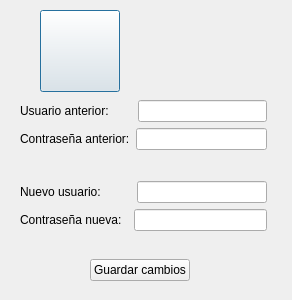
<?xml version="1.0" encoding="UTF-8"?>
<ui version="4.0">
 <class>cambiarDatos</class>
 <widget class="QDialog" name="cambiarDatos">
  <property name="geometry">
   <rect>
    <x>0</x>
    <y>0</y>
    <width>292</width>
    <height>300</height>
   </rect>
  </property>
  <property name="windowTitle">
   <string>Dialog</string>
  </property>
  <widget class="QWidget" name="layoutWidget">
   <property name="geometry">
    <rect>
     <x>40</x>
     <y>10</y>
     <width>209</width>
     <height>82</height>
    </rect>
   </property>
   <layout class="QHBoxLayout" name="horizontalLayout">
    <item>
     <widget class="QPushButton" name="pushButton">
      <property name="enabled">
       <bool>true</bool>
      </property>
      <property name="minimumSize">
       <size>
        <width>80</width>
        <height>80</height>
       </size>
      </property>
      <property name="maximumSize">
       <size>
        <width>150</width>
        <height>150</height>
       </size>
      </property>
      <property name="text">
       <string/>
      </property>
      <property name="icon">
       <iconset resource="iconos.qrc">
        <normaloff>:/new/prefix1/user.png</normaloff>:/new/prefix1/user.png</iconset>
      </property>
      <property name="iconSize">
       <size>
        <width>60</width>
        <height>60</height>
       </size>
      </property>
     </widget>
    </item>
    <item>
     <spacer name="horizontalSpacer_3">
      <property name="orientation">
       <enum>Qt::Horizontal</enum>
      </property>
      <property name="sizeHint" stdset="0">
       <size>
        <width>40</width>
        <height>20</height>
       </size>
      </property>
     </spacer>
    </item>
    <item>
     <layout class="QVBoxLayout" name="verticalLayout">
      <item>
       <spacer name="verticalSpacer_3">
        <property name="orientation">
         <enum>Qt::Vertical</enum>
        </property>
        <property name="sizeHint" stdset="0">
         <size>
          <width>20</width>
          <height>40</height>
         </size>
        </property>
       </spacer>
      </item>
      <item>
       <widget class="QLabel" name="lbl_nombre">
        <property name="font">
         <font>
          <pointsize>12</pointsize>
         </font>
        </property>
        <property name="text">
         <string/>
        </property>
        <property name="alignment">
         <set>Qt::AlignCenter</set>
        </property>
       </widget>
      </item>
      <item>
       <spacer name="verticalSpacer">
        <property name="orientation">
         <enum>Qt::Vertical</enum>
        </property>
        <property name="sizeHint" stdset="0">
         <size>
          <width>17</width>
          <height>33</height>
         </size>
        </property>
       </spacer>
      </item>
      <item>
       <widget class="QLabel" name="lbl_cargo">
        <property name="font">
         <font>
          <pointsize>12</pointsize>
         </font>
        </property>
        <property name="text">
         <string/>
        </property>
        <property name="alignment">
         <set>Qt::AlignCenter</set>
        </property>
       </widget>
      </item>
      <item>
       <spacer name="verticalSpacer_2">
        <property name="orientation">
         <enum>Qt::Vertical</enum>
        </property>
        <property name="sizeHint" stdset="0">
         <size>
          <width>20</width>
          <height>40</height>
         </size>
        </property>
       </spacer>
      </item>
     </layout>
    </item>
   </layout>
  </widget>
  <widget class="QWidget" name="layoutWidget">
   <property name="geometry">
    <rect>
     <x>20</x>
     <y>100</y>
     <width>247</width>
     <height>131</height>
    </rect>
   </property>
   <layout class="QVBoxLayout" name="verticalLayout_4">
    <item>
     <layout class="QVBoxLayout" name="verticalLayout_3">
      <item>
       <layout class="QHBoxLayout" name="horizontalLayout_5">
        <item>
         <widget class="QLabel" name="label_3">
          <property name="text">
           <string>Usuario anterior:       </string>
          </property>
         </widget>
        </item>
        <item>
         <widget class="QLineEdit" name="txt_usuario_ant"/>
        </item>
       </layout>
      </item>
      <item>
       <layout class="QHBoxLayout" name="horizontalLayout_3">
        <item>
         <widget class="QLabel" name="label_4">
          <property name="text">
           <string>Contraseña anterior:</string>
          </property>
         </widget>
        </item>
        <item>
         <widget class="QLineEdit" name="txt_contra_ant"/>
        </item>
       </layout>
      </item>
     </layout>
    </item>
    <item>
     <spacer name="verticalSpacer_4">
      <property name="orientation">
       <enum>Qt::Vertical</enum>
      </property>
      <property name="sizeHint" stdset="0">
       <size>
        <width>20</width>
        <height>40</height>
       </size>
      </property>
     </spacer>
    </item>
    <item>
     <layout class="QVBoxLayout" name="verticalLayout_2">
      <item>
       <layout class="QHBoxLayout" name="horizontalLayout_4">
        <item>
         <widget class="QLabel" name="label_5">
          <property name="text">
           <string>Nuevo usuario:         </string>
          </property>
         </widget>
        </item>
        <item>
         <widget class="QLineEdit" name="txt_usuario_nuevo"/>
        </item>
       </layout>
      </item>
      <item>
       <layout class="QHBoxLayout" name="horizontalLayout_2">
        <item>
         <widget class="QLabel" name="label_6">
          <property name="text">
           <string>Contraseña nueva:  </string>
          </property>
         </widget>
        </item>
        <item>
         <widget class="QLineEdit" name="txt_contra_nueva"/>
        </item>
       </layout>
      </item>
     </layout>
    </item>
   </layout>
  </widget>
  <widget class="QWidget" name="layoutWidget">
   <property name="geometry">
    <rect>
     <x>70</x>
     <y>250</y>
     <width>141</width>
     <height>41</height>
    </rect>
   </property>
   <layout class="QHBoxLayout" name="horizontalLayout_6">
    <item>
     <spacer name="horizontalSpacer">
      <property name="orientation">
       <enum>Qt::Horizontal</enum>
      </property>
      <property name="sizeHint" stdset="0">
       <size>
        <width>40</width>
        <height>20</height>
       </size>
      </property>
     </spacer>
    </item>
    <item>
     <widget class="QPushButton" name="btn_cambiar_datos">
      <property name="text">
       <string>Guardar cambios</string>
      </property>
     </widget>
    </item>
    <item>
     <spacer name="horizontalSpacer_2">
      <property name="orientation">
       <enum>Qt::Horizontal</enum>
      </property>
      <property name="sizeHint" stdset="0">
       <size>
        <width>40</width>
        <height>20</height>
       </size>
      </property>
     </spacer>
    </item>
   </layout>
  </widget>
 </widget>
 <resources>
  <include location="iconos.qrc"/>
 </resources>
 <connections/>
</ui>
